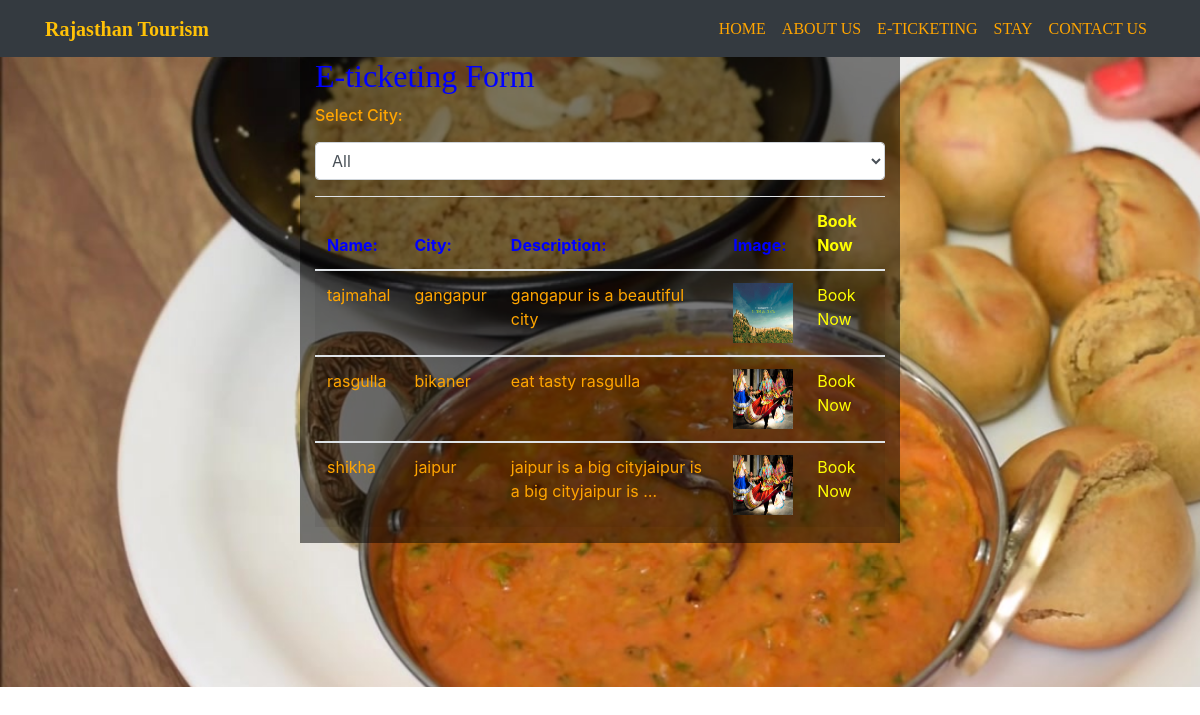
Screenshot of /eticketing/ with the database file from the repository.
### myapp/models.py (models this page shows)
class Locations(models.Model):
    name = models.CharField(max_length=255)
    city=models.CharField(max_length=255)
    description = models.TextField()
    image = models.ImageField(upload_to="locations")

### myapp/views.py (the view)
# urls.py: path('eticketing/',views.filter,name="eticketing"),
def filter(request):
    cities = Cities.objects.all()
    if request.method=="POST":
        city=request.POST.get('city')
        if city == "all":
            locations=Locations.objects.all()
        else:
            locations=Locations.objects.filter(city=city)
        return render(request,"eticketing.html",{"locations":locations, "cities":cities, "filter":city})
    else:
        locations = Locations.objects.all()
        return render(request,"eticketing.html",{"locations":locations, "cities":cities})

### myapp/templates/eticketing.html (shortened to what this page needs)
{% load staticfiles %}
<!DOCTYPE html>
<html lang="en">
<head>
</head>
<body>
{% include "header.html" %}
<div class="container-fluid" id="bgimg">
    <div class="row">
        <div class="col-md-3">
        </div>
        <div class="col-md-6" id="top">
           <h2 style="color:blue;font-family: Algerian;">E-ticketing Form</h2>
            <form id="form" action="{% url "filter" %}" method="post">
<div class="form-group">
    <label><h6 style="color:orange;">Select City:</h6></label>
          <select class="form-control" onchange="form.submit()" name="city">
            {% if filter == "all" %}
                <option value="all" selected>All</option>
          {% else %}
            <option value="all">All</option>
          {% endif %}
          </select>
    </div>
            </form>
        <table class="table table-striped">
            <thead>
            <tr>
                <th style="color:blue;">Name:</th>
                <th style="color:blue;">City:</th>
                <th style="color:blue;">Description:</th>
                <th style="color:blue;">Image:</th>
                <th style="color:yellow;">Book Now</th>
            </tr>
            </thead>
             {% for l in locations  %}
                 <tbody>
                 <tr>
                      <td style="color:orange;">{{ l.name }}</td>
                     <td style="color:orange;">{{ l.city }}</td>
                     <td style="color:orange;">{{ l.description | truncatewords:10 }}</td>
                     <td style="color:orange;"><img src="{{ l.image.url }}" height="60" width="60"/></td>
                     <td><a href="{% url 'place' l.id %}" style="color:yellow;">Book Now</a></td>
                 </tr>
                 </tbody>
            {% endfor %}
        </table>
    </div>
        <div class="col-md-3">
        </div>
    </div>
</div>
</body>
</html>

### myapp/templates/header.html (shortened to what this page needs)
{% load staticfiles %}
<!DOCTYPE html>
<html lang="en">
<head>
  <link rel="stylesheet" href="https://maxcdn.bootstrapcdn.com/bootstrap/4.3.1/css/bootstrap.min.css">
    <body>
    <nav class="navbar navbar-expand-md bg-dark navbar-dark">
<div class="container">
    <a href="" class="navbar-brand text-warning font-weight-bold"><span style="font-family: Algerian">Rajasthan Tourism</span></a>
    <div class="collapse navbar-collapse text-center" id="collapsenavbar">
        <ul class="navbar-nav ml-auto">
<li class="nav-item">
    <a href="{% url 'index' %}" class="nav-link"><span style="color:orange;font-family: Algerian;">HOME</span></a>
</li>
            <li class="nav-item">
                <a href="" class="nav-link"><span style="color:orange;font-family: Algerian;">ABOUT US</span></a>
</li>
            <li class="nav-item">
                <a href="{% url 'login' %}" class="nav-link"><span style="color:orange;font-family: Algerian;">E-TICKETING</span></a>
</li>
            <li class="nav-item">
                <a href="{% url 'login' %}" class="nav-link"><span style="color:orange;font-family: Algerian;">STAY</span></a>
</li>
            <li class="nav-item">
                <a href="{% url 'contactus' %}" class="nav-link"><span style="color:orange;font-family: Algerian;">CONTACT US</span></a>
</li>
        </ul>
    </div>
</div>
    </nav>
</body>
</html>

### rows the page displays
Locations: name "tajmahal", city "gangapur", description "gangapur is a beautiful city", image (picture)
Locations: name "rasgulla", city "bikaner", description "eat tasty rasgulla", image (picture)
Locations: name "shikha", city "jaipur", description "jaipur is a big cityjaipur is a big cityjaipur is …", image (picture)
